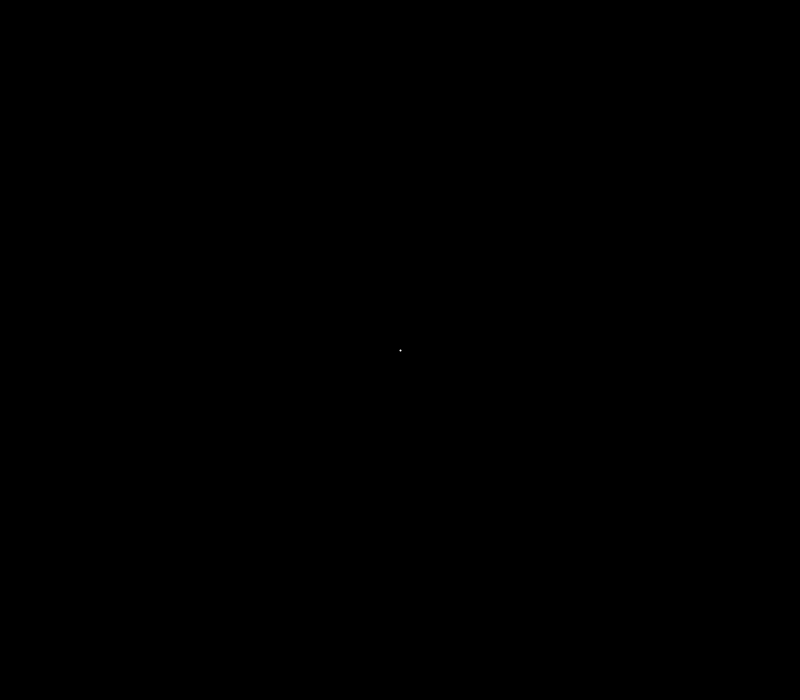
Frame 1 (no input)
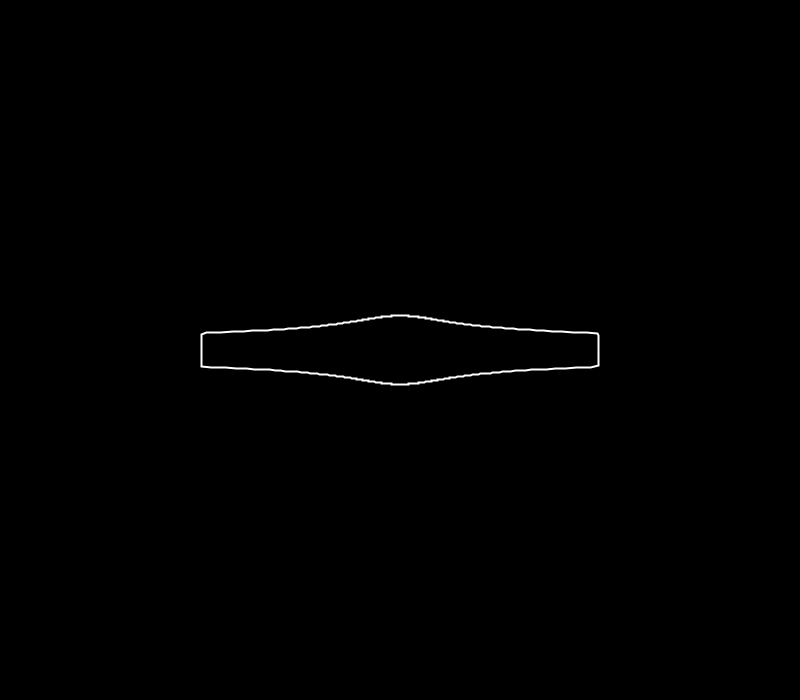
Frame 60 (the mouse pressed at the canvas centre just before this capture)
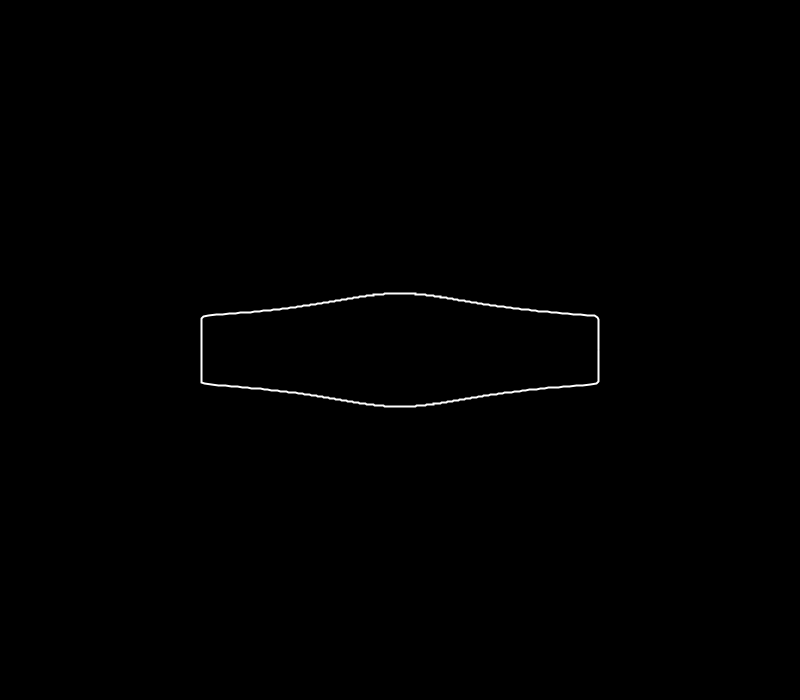
Frame 120 (the mouse held since frame 60 and released just before this capture)

The Processing sketch that drew these frames (run headless with seeded random() and noise(); from frame 60 on, the mouse is pressed at the canvas centre):

// Processing sketch: superformula
// ── superformula.pde
void setup(){
  size(800, 700);
  noFill();
  stroke(255);
  strokeWeight(2);
}
// m rotational symmetry
// n1 size
float r(float theta, float a, float b, float m, float n1, float n2, float n3){
  return pow(pow(abs(cos(m*theta/4.0) / a), n2) + 
  pow(abs(sin(m*theta/4.0) / b), n3), -1.0 / n1);
}

float t = 0;

void draw(){
  background(0);
  translate(width/2, height/2);
  beginShape();
  for(float theta = 0; theta <= 2*PI; theta += 0.01){
    
  float rad = r(theta, 5, t%5, 4, 70, 60, 50);
  float x = rad * cos(theta) * 50;
  float y = rad * sin(theta) * 50;
  vertex(x, y);
  
  }
  endShape();
  t += 0.01;
}
